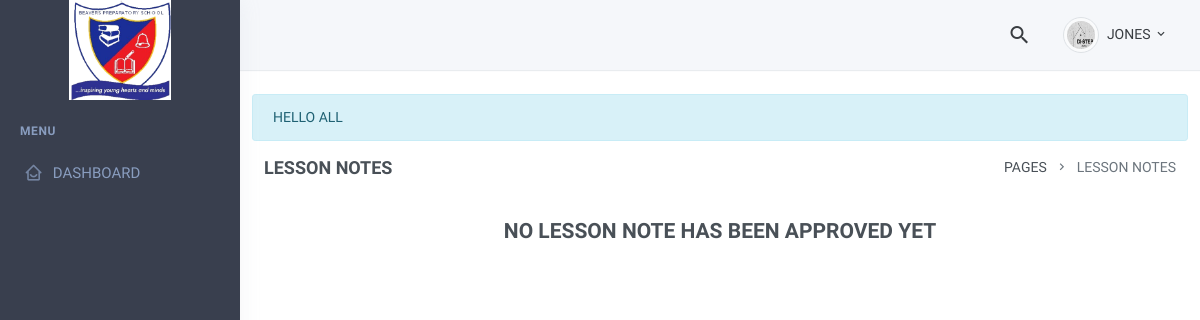
Screenshot of /public/lesson-notes.php (signed in) with the database file from the repository.
### tables this page shows
CREATE TABLE `users` (
  `id` int NOT NULL AUTO_INCREMENT,
  `name` varchar(50) DEFAULT NULL,
  `surname` varchar(125) DEFAULT NULL,
  `email` varchar(50) DEFAULT NULL,
  `password` varchar(150) DEFAULT NULL,
  `usertype` varchar(45) NOT NULL DEFAULT 'student',
  `regnum` varchar(45) DEFAULT NULL,
  `class_arm` int unsigned DEFAULT NULL,
  `students_class` varchar(45) DEFAULT NULL,
  `nationality` varchar(45) DEFAULT NULL,
  `state` varchar(45) DEFAULT NULL,
  `lga` varchar(45) DEFAULT NULL,
  `bloodgroup` varchar(45) DEFAULT NULL,
  `genotype` varchar(45) DEFAULT NULL,
  `parents_fullname` varchar(100) DEFAULT NULL,
  `parents_phone` varchar(45) DEFAULT NULL,
  `parents_number` varchar(45) DEFAULT NULL,
  `occupation` varchar(45) DEFAULT NULL,
  `wphone` varchar(45) DEFAULT NULL,
  `address` varchar(45) DEFAULT NULL,
  `sponsor_fullname` varchar(45) DEFAULT NULL,
  `sponsor_phone` varchar(45) DEFAULT NULL,
  `sponsor_email` varchar(45) DEFAULT NULL,
  `sponsor_occupation` varchar(45) DEFAULT NULL,
  `sponsor_wphone` varchar(45) DEFAULT NULL,
  `sponsor_address` varchar(45) DEFAULT NULL,
  `dob` varchar(45) DEFAULT NULL,
  `parents_email` varchar(125) DEFAULT NULL,
  `gender` varchar(45) DEFAULT NULL,
  `school_fees` int NOT NULL DEFAULT '0',
  `photo` varchar(256) DEFAULT NULL,
  `toteach` varchar(2048) DEFAULT NULL,
  `prev_school` varchar(45) DEFAULT NULL,
  `office_address` varchar(45) DEFAULT NULL,
  `office_phone` varchar(45) DEFAULT NULL,
  `sponsor_office_phone` varchar(45) DEFAULT NULL,
  `sponsor_office_address` varchar(45) DEFAULT NULL,
  `form_teacher` int DEFAULT '0',
  `form_class` varchar(45) DEFAULT NULL,
  `active` varchar(2) DEFAULT '1',
  PRIMARY KEY (`id`),
  UNIQUE KEY `email_UNIQUE` (`email`),
  KEY `class_arm` (`class_arm`),
  CONSTRAINT `users_ibfk_1` FOREIGN KEY (`class_arm`) REFERENCES `class_arms` (`arm_id`)
);

CREATE TABLE `communications` (
  `id` int NOT NULL AUTO_INCREMENT,
  `message` varchar(450) DEFAULT NULL,
  `exp_date` datetime DEFAULT NULL,
  `uploaded_by` varchar(45) DEFAULT NULL,
  `status` int DEFAULT '0',
  PRIMARY KEY (`id`)
);

### public/inc_communications.php (called while the page is built)
<?php
     $comm_query = "SELECT * FROM communications LIMIT 1";
     $result = mysqli_query($sqlConnection, $comm_query);
     if($result->num_rows > 0){
         $communication = $result->fetch_all(MYSQLI_ASSOC);
         return $communication[0]['message'];
     }
?>

### public/lesson-notes.php (the view, shortened to what this page needs)
<?php
    include_once "./inc/header.php";
    include_once "./inc/config.php";
    $query = "SELECT * FROM users WHERE usertype = 'student'";
    $run_query = mysqli_query($sqlConnection, $query);
    $user = $run_query->fetch_all(MYSQLI_ASSOC);
    $query = "SELECT * FROM subjects";
    $run_query = mysqli_query($sqlConnection, $query);
?>
<body>
    <div id="layout-wrapper">
        <?php include "./inc/navbar.php"; ?>
        <div class="vertical-menu">
            <?php include "./inc/sidebar.php"; ?>
        </div>
        <div class="main-content">
            <div class="page-content">
                <?php include_once "communication_message.php"; ?>
                <div class="container-fluid">
                    <div class="row">
                        <div class="col-12">
                            <div class="page-title-box d-flex align-items-center justify-content-between">
                                <h4 class="mb-0 font-size-18">Lesson Notes</h4>
                                <div class="page-title-right">
                                    <ol class="breadcrumb m-0">
                                        <li class="breadcrumb-item"><a href="javascript: void(0);">Pages</a></li>
                                        <li class="breadcrumb-item active">Lesson Notes</li>
                                    </ol>
                                </div>
                            </div>
                        </div>
                    </div>
                    <?php
                        $course_query = "SELECT * FROM lesson_notes WHERE uploaded_by='{$_SESSION['id']}'";
                        $run_course_query = mysqli_query($sqlConnection, $course_query);
                        if ($usertype != 'admin'):
                        if($run_course_query -> num_rows <= 0){
                            echo "<h4 class='text-center mt-3'>No lesson note has been approved yet</h4>";
                            return;
                        }elseif($run_course_query->num_rows > 0){
                            $result = $run_course_query -> fetch_all(MYSQLI_ASSOC);
                        }
                    ?>
                        <?php
                            endif;
                        ?>

### public/inc/navbar.php (shortened to what this page needs)
<header id="page-topbar">
    <div class="navbar-header">
        <div class="d-flex align-items-left">
            <div class="dropdown d-none d-sm-inline-block">
                <button type="button" class="btn header-item waves-effect" id="page-header-user-dropdown"
                    data-toggle="dropdown" aria-haspopup="true" aria-expanded="false">
                </button>
            </div>
        </div>
        <div class="d-flex align-items-center">
            <div class="dropdown d-none d-sm-inline-block ml-2">
                <button type="button" class="btn header-item noti-icon waves-effect"
                    id="page-header-search-dropdown" data-toggle="dropdown" aria-haspopup="true"
                    aria-expanded="false">
                    <i class="mdi mdi-magnify"></i>
                </button>
            </div>
            <div class="dropdown d-inline-block ml-2">
                <button type="button" class="btn header-item waves-effect" id="page-header-user-dropdown"
                    data-toggle="dropdown" aria-haspopup="true" aria-expanded="false">
                    <?php
                        if( $user[0]['photo'] == null){
                            echo "<img src=\"./inc/images/dummy_img.png\" alt=\"\" class=\"img-thumbnail rounded-circle header-profile-user\" \">";
                        }else{
                            echo "<img src=\"./inc/images/".$user[0]['photo']."\" alt=".$user[0]['name']." class=\"img-thumbnail rounded-circle header-profile-user\" \">";
                        }
                    ?>
                    <span class="d-none d-sm-inline-block ml-1"><?php echo ucwords($username); ?></span>
                    <i class="mdi mdi-chevron-down d-none d-sm-inline-block"></i>
                </button>
            </div>
        </div>
    </div>
</header>

### public/communication_message.php (shortened to what this page needs)
<?php
    if($comm != 1){
    echo"<div class='alert alert-info alert-dismissible fade show mb-3' role='alert'>
            $comm";
        ?>
    </div>
<?php
    }else{
        echo "<div></div>";
    }
?>

### public/inc/header.php (style rules this page uses)
* { text-transform: uppercase !important; }

### rows the page displays
users: photo (picture)
communications: message "HELLO ALL"

### other values shown
$username "JONES"
